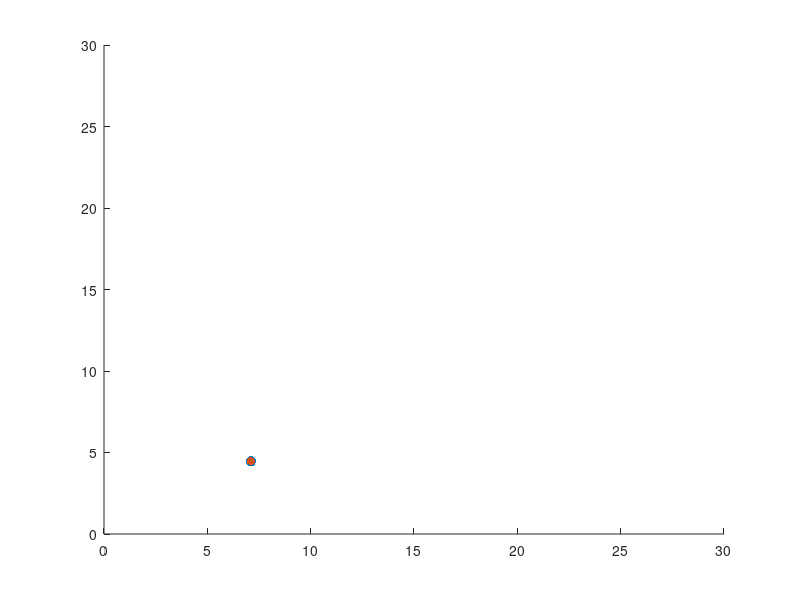

The MATLAB source for this figure:
function[] = Specific_TGA_Run()
UsePresetParameters = 1;

if UsePresetParameters == 1
NumberOfFamilies = 10;
NumberOfGenerations = 10;


TargetedSearchDecayRate = 1;
RandomSearchGrowthRate = 0.5;

TargetedMultiplicationFactor = 10;
RandomMultiplicationFactor = 0.1;

NumberOfFailedAttempts_ForGivingUp = 5;
SignificantChangeValue = 0.1;

NumberOfindividuals = 40;
end


Generation = zeros(NumberOfFamilies,1);
MinDistance = zeros(NumberOfFamilies,1);

for family = 1:NumberOfFamilies
    InitialPopulationLocation = rand(2,NumberOfindividuals);
    IndividualLocation = InitialPopulationLocation;
    Target = 30*rand(2,1);
    ImprovementItteration = 1;
    generation = 1;
    
    %for generation = 1:NumberOfGenerations
    while ImprovementItteration < NumberOfFailedAttempts_ForGivingUp
        if generation >1
            % targeted random search
            ChangeVector = NewFittestIndividual - OldFittestIndividual;
           % if sum(ChangeVector) < 0.2
           %     IndividualLocation = NewFittestIndividual + rand(2,NumberOfindividuals);
           % end
            if sum(abs(ChangeVector)) > SignificantChangeValue
                ImprovementItteration = 1;
            end
                TargetedSearch = exp(-(ImprovementItteration-1)/TargetedSearchDecayRate)*diag(TargetedMultiplicationFactor*(Old_M - New_M)*ChangeVector)*ones(2,NumberOfindividuals)*diag(rand(NumberOfindividuals,1));
                RandomSearch = exp((ImprovementItteration-1)*RandomSearchGrowthRate)*RandomMultiplicationFactor*(rand(2,NumberOfindividuals)-0.5);
                IndividualLocation = NewFittestIndividual + TargetedSearch + RandomSearch;
            
            
            IndividualLocation(:,1) = NewFittestIndividual;
            OldFittestIndividual = NewFittestIndividual;
            Old_M = New_M;
        end
        FittnessFunction = sum(sqrt((IndividualLocation - diag(Target)*ones(size(IndividualLocation))).^2));
        [New_M,I] = min(FittnessFunction);
        NewFittestIndividual = IndividualLocation(:,I);
        if generation == 1
            OldFittestIndividual = NewFittestIndividual;
            Old_M = New_M;
        end
        
        
        ImprovementItteration = ImprovementItteration +1;
        
        
        
        
        PlotSystem = 1;
        if PlotSystem == 1
            scatter(IndividualLocation(1,:),IndividualLocation(2,:));
            hold on
            scatter(Target(1),Target(2),'rd','filled');
            hold off
            xlim([0 30])
            ylim([0 30])
            getframe(gcf);
         
        end
        generation = generation + 1;
    end


IndividualLocation = diag(NewFittestIndividual)*ones(size(IndividualLocation));

            scatter(IndividualLocation(1,:),IndividualLocation(2,:));
            hold on
            scatter(Target(1),Target(2),'rd','filled');
            hold off
            xlim([0 30])
            ylim([0 30])
            getframe(gcf);

Generation(family) = generation;
MinDistance(family) = New_M;
end

Average_Generation = mean(Generation)
Average_MinDistance = mean(MinDistance)